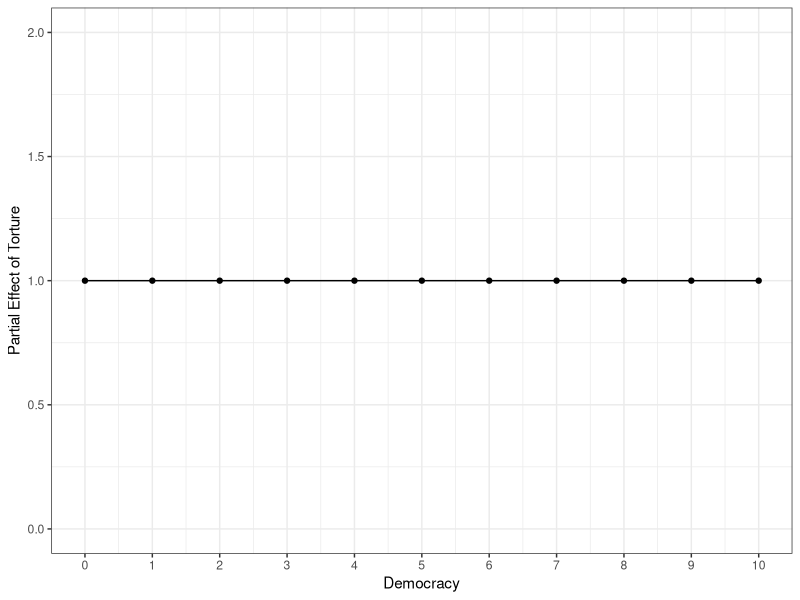
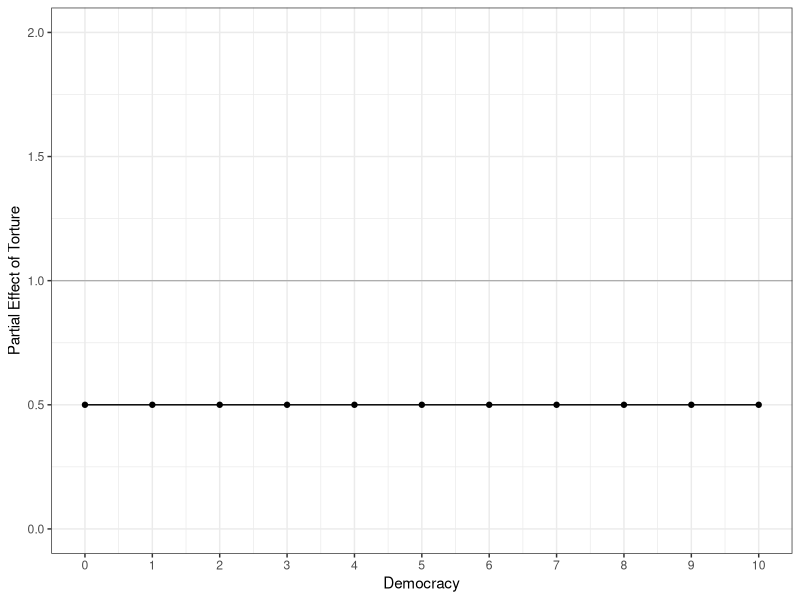

Generate these figures, in order, with R: (Note: this script raises an error after producing the figures.)
## ---- chunk 1
library(tidyverse)
#library(readxl)
#library(stargazer)
#library(kableExtra)
#library(modelr)

knitr::opts_chunk$set(echo = FALSE,
                      eval = TRUE,
                      error = FALSE,
                      message = FALSE,
                      warning = FALSE,
                      comment = NA)
## ---- chunk 2
tibble(
  Democracy = 0:10,
  torture = 1
) |>
  ggplot(aes(x = Democracy, y = torture)) +
  geom_point() +
  geom_line() +
  coord_cartesian(ylim = c(0, 2)) +
  labs(y = "Partial Effect of Torture") +
  theme_bw() +
  scale_x_continuous(breaks = 0:10)
## ---- chunk 3
tibble(
  Democracy = 0:10,
  torture = .5
) |>
  ggplot(aes(x = Democracy, y = torture)) +
  geom_hline(yintercept = 1, color = "darkgrey", linewidth = .4) +
  geom_point() +
  geom_line() +
  coord_cartesian(ylim = c(0, 2)) +
  labs(y = "Partial Effect of Torture") +
  theme_bw() +
  scale_x_continuous(breaks = 0:10)
## ---- chunk 4
knitr::include_graphics("libs/Images/06_2-Hathaway2007-Fig1.png")
## ---- chunk 5
knitr::include_graphics("libs/Images/06_2-Hathaway2007-Fig4.png")
## ---- chunk 6
knitr::include_graphics("libs/Images/06_2-Hathaway2007-Fig13.png")
## ---- chunk 7
knitr::include_graphics("libs/Images/06_2-Vreeland2008-Fig2.png")
## ---- chunk 8
knitr::include_graphics("libs/Images/06_2-Vreeland2008-Fig3.png")
## ---- chunk 9
knitr::include_graphics("libs/Images/06_2-Gaddafi.jpg")
## ---- chunk 10
knitr::include_graphics("libs/Images/06_2-minsk-protest.jpg")
## ---- chunk 11
knitr::include_graphics("libs/Images/06_2-Gold_Fort_Knox.jpg")
## ---- chunk 12
knitr::include_graphics("libs/Images/06_2-Kim_Jong_Un_Security.gif")
## ---- chunk 13
tibble(
  Torture = c(rep(0, 8)),
  Opposition = rep(1:8, 1),
  Probability = Torture / (Torture + Opposition)
) %>%
  ggplot(aes(x = Opposition, y = Probability, color = factor(Torture))) +
  geom_point() +
  geom_line() +
  theme_minimal() +
  coord_cartesian(ylim = c(0, 1)) +
  scale_y_continuous(labels = scales::percent_format()) +
  scale_x_continuous(breaks = 1:8) +
  labs(x = "Level of Opposition Effort to Remove the Government", 
       y = "Probability of Keeping Office", 
       title = "Hollyer and Rosendorff's (2011) Model of CAT Signature",
       color = "") +
  scale_color_manual(values = c("darkgreen")) +
  guides(color = FALSE) +
  annotate("text", x = 2, y = .1, label = "Torture = 0", color = "darkgreen", size = 5)
## ---- chunk 14
# Torture 0 vs 1
tibble(
  Torture = c(rep(0, 8), rep(1,8)),
  Opposition = rep(1:8, 2),
  Probability = Torture / (Torture + Opposition)
) %>%
  ggplot(aes(x = Opposition, y = Probability, color = factor(Torture))) +
  geom_point() +
  geom_line() +
  theme_minimal() +
  coord_cartesian(ylim = c(0, 1)) +
  scale_y_continuous(labels = scales::percent_format()) +
  scale_x_continuous(breaks = 1:8) +
  labs(x = "Level of Opposition Effort to Remove the Government", 
       y = "Probability of Keeping Office", 
       title = "Hollyer and Rosendorff (2011)",
       color = "") +
  scale_color_manual(values = c("darkgreen", "orange")) +
  guides(color = FALSE) +
  annotate("text", x = 2, y = .1, label = "Torture = 0", color = "darkgreen", size = 5) +
  annotate("text", x = 7, y = .2, label = "Torture = 1", color = "orange3", size = 5)
## ---- chunk 15
# Torture 0 vs 1 vs 5
tibble(
  Torture = c(rep(0, 8), rep(1,8), rep(5,8)),
  Opposition = rep(1:8, 3),
  Probability = Torture / (Torture + Opposition)
) %>%
  ggplot(aes(x = Opposition, y = Probability, color = factor(Torture))) +
  geom_point() +
  geom_line() +
  theme_minimal() +
  coord_cartesian(ylim = c(0, 1)) +
  scale_y_continuous(labels = scales::percent_format()) +
  scale_x_continuous(breaks = 1:8) +
  labs(x = "Level of Opposition Effort to Remove the Government", 
       y = "Probability of Keeping Office", 
       title = "Hollyer and Rosendorff (2011)",
       color = "") +
  scale_color_manual(values = c("darkgreen", "orange", "red")) +
  guides(color = FALSE) +
  annotate("text", x = 2, y = .1, label = "Torture = 0", color = "darkgreen", size = 5) +
  annotate("text", x = 7, y = .2, label = "Torture = 1", color = "orange3", size = 5) +
  annotate("text", x = 7, y = .5, label = "Torture = 5", color = "red", size = 5)
## ---- chunk 16
# Torture 0 vs 1 vs 5 vs 9
tibble(
  Torture = c(rep(0, 8), rep(1,8), rep(5,8), rep(9,8)),
  Opposition = rep(1:8, 4),
  Probability = Torture / (Torture + Opposition)
) %>%
  ggplot(aes(x = Opposition, y = Probability, color = factor(Torture))) +
  geom_point() +
  geom_line() +
  theme_minimal() +
  coord_cartesian(ylim = c(0, 1)) +
  scale_y_continuous(labels = scales::percent_format()) +
  scale_x_continuous(breaks = 1:8) +
  labs(x = "Level of Opposition Effort to Remove the Government", 
       y = "Probability of Keeping Office", 
       title = "Hollyer and Rosendorff (2011)",
       color = "") +
  scale_color_manual(values = c("darkgreen", "orange", "red", "darkred")) +
  guides(color = FALSE) +
  annotate("text", x = 2, y = .1, label = "Torture = 0", color = "darkgreen", size = 5) +
  annotate("text", x = 7, y = .2, label = "Torture = 1", color = "orange3", size = 5) +
  annotate("text", x = 7, y = .48, label = "Torture = 5", color = "red", size = 5) +
  annotate("text", x = 7, y = .65, label = "Torture = 9", color = "darkred", size = 5)
## ---- chunk 17
# Torture 0 vs 1 vs 5 vs 9
tibble(
  Torture = c(rep(0, 8), rep(1,8), rep(5,8), rep(9,8)),
  Opposition = rep(1:8, 4),
  Probability = Torture / (Torture + Opposition)
) %>%
  ggplot(aes(x = Opposition, y = Probability, color = factor(Torture))) +
  geom_point() +
  geom_line() +
  theme_minimal() +
  coord_cartesian(ylim = c(0, 1)) +
  scale_y_continuous(labels = scales::percent_format()) +
  scale_x_continuous(breaks = 1:8) +
  labs(x = "Level of Opposition Effort to Remove the Government", 
       y = "Probability of Keeping Office", 
       title = "Hollyer and Rosendorff (2011)",
       color = "") +
  scale_color_manual(values = c("darkgreen", "orange", "red", "darkred")) +
  guides(color = FALSE) +
  annotate("text", x = 2, y = .1, label = "Torture = 0", color = "darkgreen", size = 5) +
  annotate("text", x = 7, y = .2, label = "Torture = 1", color = "orange3", size = 5) +
  annotate("text", x = 7, y = .48, label = "Torture = 5", color = "red", size = 5) +
  annotate("text", x = 7, y = .65, label = "Torture = 9", color = "darkred", size = 5)
## ---- chunk 18
# Benefits vs torture
x1 <- tibble(
  Benefits = 5,
  Torture = 1:9,
  Total = Benefits - Torture,
  classified = case_when(
    Total < 0 ~ "low",
    Total > 0 ~ "high")
) 

x1 %>%
  ggplot(aes(x = Torture, y = Total, color = classified)) +
  geom_point(size = 3) +
  geom_line(size = 1.2) +
  theme_minimal() +
  labs(x = "Level of Torture", y = "Benefits from Holding Office",
       title = "Benefits of Torture without CAT", subtitle = "Remember: Stay in office only if benefits - costs > 0") +
  scale_x_continuous(breaks = 1:9) +
  scale_y_continuous(breaks = seq(-5, 5, 2)) +
  ylim(-4, 4) +
  geom_hline(yintercept = 0, color = "darkred", linetype = "dashed") +
  guides(color = FALSE) +
  scale_color_manual(values = c("blue", "red"))
## ---- chunk 19
# Torture 0 vs 1 vs 5 vs 9
tibble(
  Torture = c(rep(0, 8), rep(1,8), rep(5,8), rep(9,8)),
  Opposition = rep(1:8, 4),
  Probability = Torture / (Torture + Opposition)
) %>%
  ggplot(aes(x = Opposition, y = Probability, color = factor(Torture))) +
  geom_point() +
  geom_line() +
  theme_minimal() +
  coord_cartesian(ylim = c(0, 1)) +
  scale_y_continuous(labels = scales::percent_format()) +
  scale_x_continuous(breaks = 1:8) +
  labs(x = "Level of Opposition Effort to Remove the Government", 
       y = "Probability of Keeping Office", 
       title = "Hollyer and Rosendorff (2011)",
       color = "") +
  scale_color_manual(values = c("darkgreen", "orange", "red", "darkred")) +
  guides(color = FALSE) +
  annotate("text", x = 2, y = .1, label = "Torture = 0", color = "darkgreen", size = 5) +
  annotate("text", x = 7, y = .2, label = "Torture = 1", color = "orange3", size = 5) +
  annotate("text", x = 7, y = .48, label = "Torture = 5", color = "red", size = 5) +
  annotate("text", x = 7, y = .65, label = "Torture = 9", color = "darkred", size = 5)
## ---- chunk 20
# Benefits vs torture AFTER cat
tibble(
  Benefits = 5,
  Torture = 1:9,
  Total = Benefits + 1 - Torture,
  classified = case_when(
    Total < 0 ~ "low",
    Total > 0 ~ "high")
) %>%
  ggplot(aes(x = Torture, y = Total, color = classified)) +
  geom_point(size = 3) +
  geom_line(size = 1.2) +
  geom_point(data = x1, size = .5) +
  geom_line(data = x1, linewidth = .25) +
  theme_minimal() +
  labs(x = "Level of Torture", y = "Benefits from Holding Office",
       title = "Benefits of Torture AFTER CAT", subtitle = "Remember: Stay in office only if benefits - costs > 0") +
  scale_x_continuous(breaks = 1:9) +
  scale_y_continuous(breaks = seq(-5, 5, 2)) +
  ylim(-4, 4) +
  geom_hline(yintercept = 0, color = "darkred", linetype = "dashed") +
  guides(color = FALSE) +
  scale_color_manual(values = c("blue", "red"))
